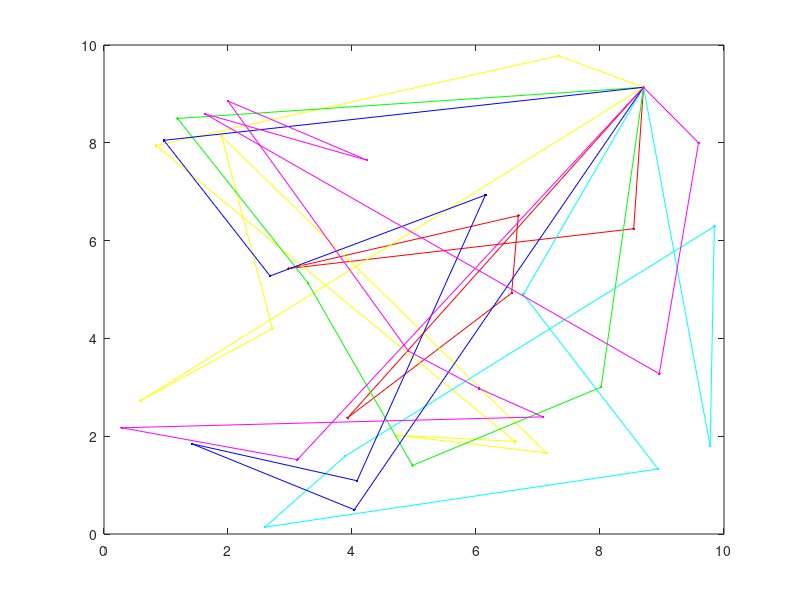

This figure's MATLAB source: (Note: this script raises an error after producing the figure.)
% MTSPF_GA Fixed Multiple Traveling Salesmen Problem (M-TSP) Genetic Algorithm (GA)
%   Finds a (near) optimal solution to a variation of the M-TSP by setting
%   up a GA to search for the shortest route (least distance needed for
%   each salesman to travel from the start location to individual cities
%   and back to the original starting place)
%
% Summary:
%     1. Each salesman starts at the first point, and ends at the first
%        point, but travels to a unique set of cities in between
%     2. Except for the first, each city is visited by exactly one salesman
%
% Note: The Fixed Start/End location is taken to be the first XY point
%
% Input:
%     USERCONFIG (structure) with zero or more of the following fields:
%     - XY (float) is an Nx2 matrix of city locations, where N is the number of cities
%     - DMAT (float) is an NxN matrix of city-to-city distances or costs
%     - NSALESMEN (scalar integer) is the number of salesmen to visit the cities
%     - MINTOUR (scalar integer) is the minimum tour length for any of the
%         salesmen, NOT including the start/end point
%     - POPSIZE (scalar integer) is the size of the population (should be divisible by 8)
%     - NUMITER (scalar integer) is the number of desired iterations for the algorithm to run
%     - SHOWPROG (scalar logical) shows the GA progress if true
%     - SHOWRESULT (scalar logical) shows the GA results if true
%     - SHOWWAITBAR (scalar logical) shows a waitbar if true
%
% Input Notes:
%     1. Rather than passing in a structure containing these fields, any/all of
%        these inputs can be passed in as parameter/value pairs in any order instead.
%     2. Field/parameter names are case insensitive but must match exactly otherwise.
%
% Output:
%     RESULTSTRUCT (structure) with the following fields:
%         (in addition to a record of the algorithm configuration)
%     - OPTROUTE (integer array) is the best route found by the algorithm
%     - OPTBREAK (integer array) is the list of route break points (these specify the indices
%         into the route used to obtain the individual salesman routes)
%     - MINDIST (scalar float) is the total distance traveled by the salesmen
%
% Route/Breakpoint Details:
%     If there are 10 cities and 3 salesmen, a possible route/break
%     combination might be: rte = [5 6 9 4 2 8 10 3 7], brks = [3 7]
%     Taken together, these represent the solution [1 5 6 9 1][1 4 2 8 10 1][1 3 7 1],
%     which designates the routes for the 3 salesmen as follows:
%         . Salesman 1 travels from city 1 to 5 to 6 to 9 and back to 1
%         . Salesman 2 travels from city 1 to 4 to 2 to 8 to 10 and back to 1
%         . Salesman 3 travels from city 1 to 3 to 7 and back to 1
%
% Usage:
%     mtspf_ga
%       -or-
%     mtspf_ga(userConfig)
%       -or-
%     resultStruct = mtspf_ga;
%       -or-
%     resultStruct = mtspf_ga(userConfig);
%       -or-
%     [...] = mtspf_ga('Param1',Value1,'Param2',Value2, ...);
%
% Example:
%     % Let the function create an example problem to solve
%     mtspf_ga;
%
% Example:
%     % Request the output structure from the solver
%     resultStruct = mtspf_ga;
%
% Example:
%     % Pass a random set of user-defined XY points to the solver
%     userConfig = struct('xy',10*rand(35,2));
%     resultStruct = mtspf_ga(userConfig);
%
% Example:
%     % Pass a more interesting set of XY points to the solver
%     n = 50;
%     phi = (sqrt(5)-1)/2;
%     theta = 2*pi*phi*(0:n-1);
%     rho = (1:n).^phi;
%     [x,y] = pol2cart(theta(:),rho(:));
%     xy = 10*([x y]-min([x;y]))/(max([x;y])-min([x;y]));
%     userConfig = struct('xy',xy);
%     resultStruct = mtspf_ga(userConfig);
%
% Example:
%     % Pass a random set of 3D (XYZ) points to the solver
%     xyz = 10*rand(35,3);
%     userConfig = struct('xy',xyz);
%     resultStruct = mtspf_ga(userConfig);
%
% Example:
%     % Change the defaults for GA population size and number of iterations
%     userConfig = struct('popSize',200,'numIter',1e4);
%     resultStruct = mtspf_ga(userConfig);
%
% Example:
%     % Turn off the plots but show a waitbar
%     userConfig = struct('showProg',false,'showResult',false,'showWaitbar',true);
%     resultStruct = mtspf_ga(userConfig);
%
% See also: mtsp_ga, mtspo_ga, mtspof_ga, mtspofs_ga, mtspv_ga, distmat
%
% Author: Joseph Kirk
% Email: jdkirk630@gmail.com
% Release: 2.0
% Release Date: 05/01/2014
function varargout = mtspf_ga(varargin)
    t1 = cputime;
    % Initialize default configuration
    defaultConfig.xy          = 10*rand(40,2);
    defaultConfig.dmat        = [];
    defaultConfig.nSalesmen   = 6;
    defaultConfig.minTour     = 2;
    defaultConfig.popSize     = 100;
    defaultConfig.numIter     = 5e3;
    defaultConfig.showProg    = true;
    defaultConfig.showResult  = true;
    defaultConfig.showWaitbar = false;
    
    % Interpret user configuration inputs
    if ~nargin
        userConfig = struct();
    elseif isstruct(varargin{1})
        userConfig = varargin{1};
    else
        try
            userConfig = struct(varargin{:});
        catch
            error('Expected inputs are either a structure or parameter/value pairs');
        end
    end
    
    % Override default configuration with user inputs
    configStruct = get_config(defaultConfig,userConfig);
    
    % Extract configuration
    xy          = configStruct.xy;
    dmat        = configStruct.dmat;
    nSalesmen   = configStruct.nSalesmen;
    minTour     = configStruct.minTour;
    popSize     = configStruct.popSize;
    numIter     = configStruct.numIter;
    showProg    = configStruct.showProg;
    showResult  = configStruct.showResult;
    showWaitbar = configStruct.showWaitbar;
    if isempty(dmat)
        nPoints = size(xy,1);
        a = meshgrid(1:nPoints);
        dmat = reshape(round(sqrt(sum((xy(a,:)-xy(a',:)).^2,2))),nPoints,nPoints);
    end
    
    % Verify Inputs
    [N,dims] = size(xy);
    [nr,nc] = size(dmat);
    if N ~= nr || N ~= nc
        error('Invalid XY or DMAT inputs!')
    end
    n = N - 1; % Separate Start/End City
    
    % Sanity Checks
    nSalesmen   = max(1,min(n,round(real(nSalesmen(1)))));
    minTour     = max(1,min(floor(n/nSalesmen),round(real(minTour(1)))));
    popSize     = max(8,8*ceil(popSize(1)/8));
    numIter     = max(1,round(real(numIter(1))));
    showProg    = logical(showProg(1));
    showResult  = logical(showResult(1));
    showWaitbar = logical(showWaitbar(1));
    
    % Initializations for Route Break Point Selection
    nBreaks = nSalesmen-1;
    dof = n - minTour*nSalesmen;          % degrees of freedom
    addto = ones(1,dof+1);
    for k = 2:nBreaks
        addto = cumsum(addto);
    end
    cumProb = cumsum(addto)/sum(addto);
    
    % Initialize the Populations
    popRoute = zeros(popSize,n);         % population of routes
    popBreak = zeros(popSize,nBreaks);   % population of breaks
    popRoute(1,:) = (1:n) + 1;
    popBreak(1,:) = rand_breaks();
    for k = 2:popSize
        popRoute(k,:) = randperm(n) + 1;
        popBreak(k,:) = rand_breaks();
    end
    
    % Select the Colors for the Plotted Routes
    pclr = ~get(0,'DefaultAxesColor');
    clr = [1 0 0; 0 0 1; 0.67 0 1; 0 1 0; 1 0.5 0];
    if nSalesmen > 5
        clr = hsv(nSalesmen);
    end
    
    % Run the GA
    globalMin = Inf;
    totalDist = zeros(1,popSize);
    distHistory = zeros(1,numIter);
    tmpPopRoute = zeros(8,n);
    tmpPopBreak = zeros(8,nBreaks);
    newPopRoute = zeros(popSize,n);
    newPopBreak = zeros(popSize,nBreaks);
    if showProg
        figure('Name','MTSPF_GA | Current Best Solution','Numbertitle','off');
        hAx = gca;
    end
    if showWaitbar
        hWait = waitbar(0,'Searching for near-optimal solution ...');
    end
    for iter = 1:numIter
        % Evaluate Members of the Population
        for p = 1:popSize
            d = 0;
            pRoute = popRoute(p,:);
            pBreak = popBreak(p,:);
            rng = [[1 pBreak+1];[pBreak n]]';
            for s = 1:nSalesmen
                d = d + dmat(1,pRoute(rng(s,1))); % Add Start Distance
                for k = rng(s,1):rng(s,2)-1
                    d = d + dmat(pRoute(k),pRoute(k+1));
                end
                d = d + dmat(pRoute(rng(s,2)),1); % Add End Distance
            end
            totalDist(p) = d;
        end
        
        % Find the Best Route in the Population
        [minDist,index] = min(totalDist);
        distHistory(iter) = minDist;
        if minDist < globalMin
            globalMin = minDist;
            optRoute = popRoute(index,:);
            optBreak = popBreak(index,:);
            rng = [[1 optBreak+1];[optBreak n]]';
            if showProg
                % Plot the Best Route
                for s = 1:nSalesmen
                    rte = [1 optRoute(rng(s,1):rng(s,2)) 1];
                    if dims > 2, plot3(hAx,xy(rte,1),xy(rte,2),xy(rte,3),'.-','Color',clr(s,:));
                    else
                        plot(hAx,xy(rte,1),xy(rte,2),'.-','Color',clr(s,:));
                    end
                    hold(hAx,'on');
                end
                if dims > 2, plot3(hAx,xy(1,1),xy(1,2),xy(1,3),'o','Color',pclr);
                else
                    plot(hAx,xy(1,1),xy(1,2),'o','Color',pclr); 
                end
                title(hAx,sprintf('Total Distance = %1.4f, Iteration = %d',minDist,iter));
                hold(hAx,'off');
                drawnow;
            end
        end
        
        % Genetic Algorithm Operators
        randomOrder = randperm(popSize);
        for p = 8:8:popSize
            rtes = popRoute(randomOrder(p-7:p),:);
            brks = popBreak(randomOrder(p-7:p),:);
            dists = totalDist(randomOrder(p-7:p));
            [ignore,idx] = min(dists); %#ok
            bestOf8Route = rtes(idx,:);
            bestOf8Break = brks(idx,:);
            routeInsertionPoints = sort(ceil(n*rand(1,2)));
            I = routeInsertionPoints(1);
            J = routeInsertionPoints(2);
            for k = 1:8 % Generate New Solutions
                tmpPopRoute(k,:) = bestOf8Route;
                tmpPopBreak(k,:) = bestOf8Break;
                switch k
                    case 2 % Flip
                        tmpPopRoute(k,I:J) = tmpPopRoute(k,J:-1:I);
                    case 3 % Swap
                        tmpPopRoute(k,[I J]) = tmpPopRoute(k,[J I]);
                    case 4 % Slide
                        tmpPopRoute(k,I:J) = tmpPopRoute(k,[I+1:J I]);
                    case 5 % Modify Breaks
                        tmpPopBreak(k,:) = rand_breaks();
                    case 6 % Flip, Modify Breaks
                        tmpPopRoute(k,I:J) = tmpPopRoute(k,J:-1:I);
                        tmpPopBreak(k,:) = rand_breaks();
                    case 7 % Swap, Modify Breaks
                        tmpPopRoute(k,[I J]) = tmpPopRoute(k,[J I]);
                        tmpPopBreak(k,:) = rand_breaks();
                    case 8 % Slide, Modify Breaks
                        tmpPopRoute(k,I:J) = tmpPopRoute(k,[I+1:J I]);
                        tmpPopBreak(k,:) = rand_breaks();
                    otherwise % Do Nothing
                end
            end
            newPopRoute(p-7:p,:) = tmpPopRoute;
            newPopBreak(p-7:p,:) = tmpPopBreak;
        end
        popRoute = newPopRoute;
        popBreak = newPopBreak;
        
        % Update the waitbar
        if showWaitbar && ~mod(iter,ceil(numIter/325))
            waitbar(iter/numIter,hWait);
        end
        
    end
    if showWaitbar
        close(hWait);
    end
    
    if showResult
        % Plots
        figure('Name','MTSPF_GA | Results','Numbertitle','off');
        subplot(2,2,1);
        if dims > 2, plot3(xy(:,1),xy(:,2),xy(:,3),'.','Color',pclr);
        else
            plot(xy(:,1),xy(:,2),'.','Color',pclr);
        end
        title('City Locations');
        subplot(2,2,2);
        imagesc(dmat([1 optRoute],[1 optRoute]));
        title('Distance Matrix');
        subplot(2,2,3);
        rng = [[1 optBreak+1];[optBreak n]]';
        for s = 1:nSalesmen
            rte = [1 optRoute(rng(s,1):rng(s,2)) 1];
            if dims > 2, plot3(xy(rte,1),xy(rte,2),xy(rte,3),'.-','Color',clr(s,:));
            else
                plot(xy(rte,1),xy(rte,2),'.-','Color',clr(s,:));
            end
            title(sprintf('Total Distance = %1.4f',minDist));
            hold on;
        end
        if dims > 2, plot3(xy(1,1),xy(1,2),xy(1,3),'o','Color',pclr);
        else
            plot(xy(1,1),xy(1,2),'o','Color',pclr);
        end
        subplot(2,2,4);
        plot(distHistory,'b','LineWidth',2);
        title('Best Solution History');
        set(gca,'XLim',[0 numIter+1],'YLim',[0 1.1*max([1 distHistory])]);
    end
    
    % Return Output
    if nargout
        resultStruct = struct( ...
            'xy',          xy, ...
            'dmat',        dmat, ...
            'nSalesmen',   nSalesmen, ...
            'minTour',     minTour, ...
            'popSize',     popSize, ...
            'numIter',     numIter, ...
            'showProg',    showProg, ...
            'showResult',  showResult, ...
            'showWaitbar', showWaitbar, ...
            'optRoute',    optRoute, ...
            'optBreak',    optBreak, ...
            'minDist',     minDist);
        
        varargout = {resultStruct};
    end
    
    % Generate Random Set of Break Points
    function breaks = rand_breaks()
        if minTour == 1 % No Constraints on Breaks
            tmpBreaks = randperm(n-1);
            breaks = sort(tmpBreaks(1:nBreaks));
        else % Force Breaks to be at Least the Minimum Tour Length
            nAdjust = find(rand < cumProb,1)-1;
            spaces = ceil(nBreaks*rand(1,nAdjust));
            adjust = zeros(1,nBreaks);
            for kk = 1:nBreaks
                adjust(kk) = sum(spaces == kk);
            end
            breaks = minTour*(1:nBreaks) + cumsum(adjust);
        end
    end
    t2 = cputime - t1;
    % disp(t2)
    
end
% Subfunction to override the default configuration with user inputs
function config = get_config(defaultConfig,userConfig)
    
    % Initialize the configuration structure as the default
    config = defaultConfig;
    
    % Extract the field names of the default configuration structure
    defaultFields = fieldnames(defaultConfig);
    
    % Extract the field names of the user configuration structure
    userFields = fieldnames(userConfig);
    nUserFields = length(userFields);
    
    % Override any default configuration fields with user values
    for i = 1:nUserFields
        userField = userFields{i};
        isField = strcmpi(defaultFields,userField);
        if nnz(isField) == 1
            thisField = defaultFields{isField};
            config.(thisField) = userConfig.(userField);
        end
    end
    
end
